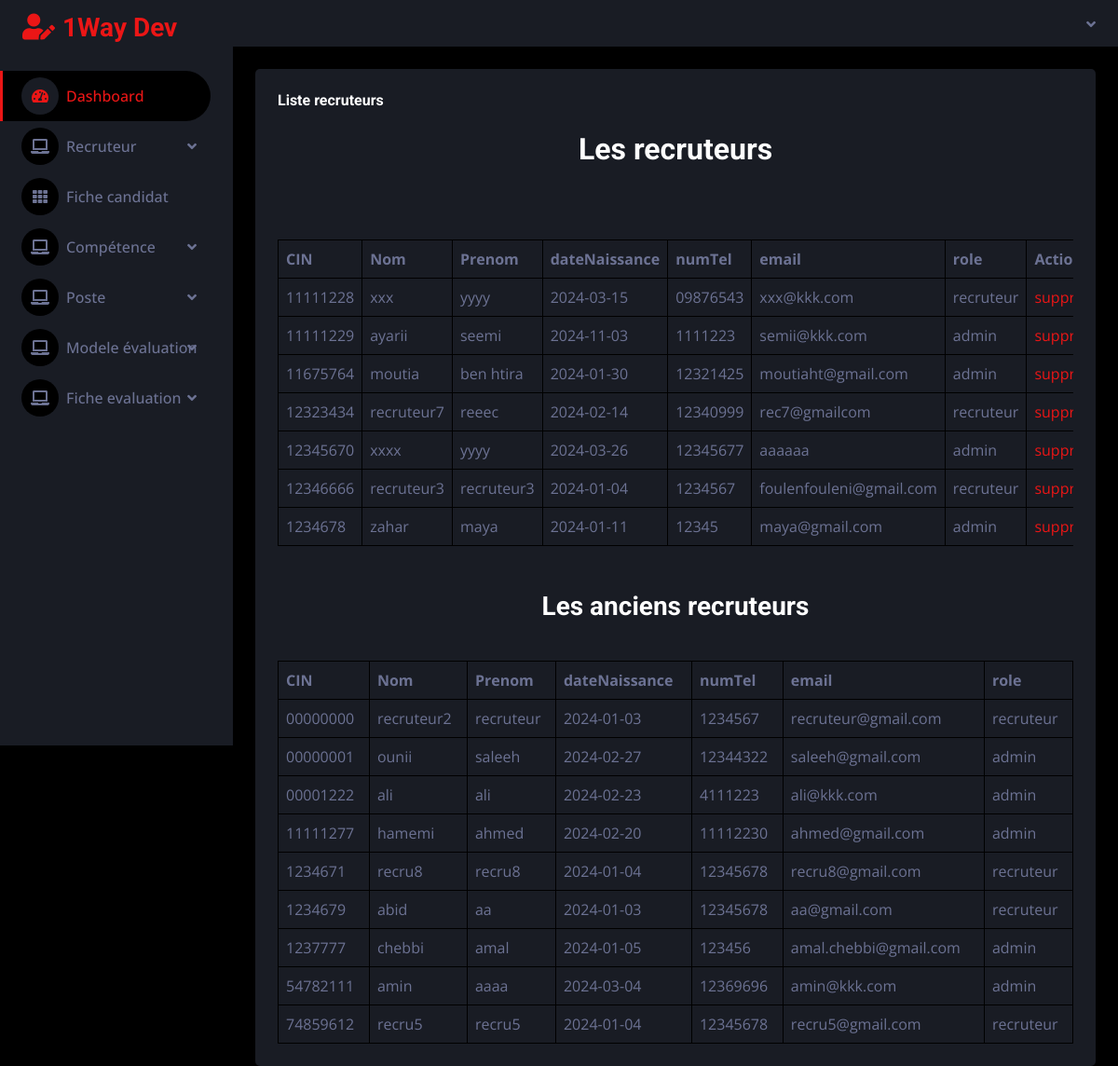
The app's page /recruteur/affichrecruteur.php with its own data.
### tables this page shows
CREATE TABLE `recruteur` (
  `CINrecruteur` varchar(8) NOT NULL,
  `nom` varchar(20) NOT NULL,
  `prenom` varchar(20) NOT NULL,
  `dateNaissance` date NOT NULL,
  `numTel` varchar(8) NOT NULL,
  `email` varchar(30) NOT NULL,
  `login` varchar(30) NOT NULL,
  `mdp` varchar(30) NOT NULL,
  `active` tinyint(1) NOT NULL,
  `role` varchar(9) NOT NULL
);

### recruteur/affichrecruteur.php (the view, shortened to what this page needs)
<?php
        include("db_config.php");
        ?>
<!DOCTYPE html>
<html lang="en">
<head>
    <link href="https://cdnjs.cloudflare.com/ajax/libs/font-awesome/5.10.0/css/all.min.css" rel="stylesheet">
    <link href="https://cdn.jsdelivr.net/npm/bootstrap-icons@1.4.1/font/bootstrap-icons.css" rel="stylesheet">
    <link href="css/bootstrap.min.css" rel="stylesheet">
    <link href="css/style.css" rel="stylesheet">
</head>
<body>
    <div class="container-fluid position-relative d-flex p-0">
        <div class="sidebar pe-4 pb-3">
            <nav class="navbar bg-secondary navbar-dark">
                <a href="../page.php" class="navbar-brand mx-4 mb-3">
                    <h3 class="text-primary"><i class="fa fa-user-edit me-2"></i>1Way Dev</h3>
                </a>
                <div class="navbar-nav w-100">
                    <a href="../page.php" class="nav-item nav-link active"><i class="fa fa-tachometer-alt me-2"></i>Dashboard</a>
                    <div class="nav-item dropdown">
                        <a href="#" class="nav-link dropdown-toggle" data-bs-toggle="dropdown"><i class="fa fa-laptop me-2"></i>Recruteur</a>
                    </div><div class="nav-item dropdown">
                    <a href="../fichecandidat.php" class="nav-item nav-link"><i class="fa fa-th me-2"></i>Fiche candidat</a>
                   <div class="nav-item dropdown">
                        <a href="#" class="nav-link dropdown-toggle" data-bs-toggle="dropdown"><i class="fa fa-laptop me-2"></i>Compétence</a>
                    </div>
                    </div>
                    <div class="nav-item dropdown">
                        <a href="#" class="nav-link dropdown-toggle" data-bs-toggle="dropdown"><i class="fa fa-laptop me-2"></i>Poste</a>
                            <div class="nav-item dropdown">
                        <a href="#" class="nav-link dropdown-toggle" data-bs-toggle="dropdown"><i class="fa fa-laptop me-2"></i>Modele évaluation</a>
                    </div>
                <div class="nav-item dropdown">
                        <a href="#" class="nav-link dropdown-toggle" data-bs-toggle="dropdown"><i class="fa fa-laptop me-2"></i>Fiche evaluation</a>
                    </div> </div>
            </nav>
        </div>
        <div class="content">
            <nav class="navbar navbar-expand bg-secondary navbar-dark sticky-top px-4 py-0">
                <div class="navbar-nav align-items-center ms-auto">
                    <div class="nav-item dropdown">
                        <a href="#" class="nav-link dropdown-toggle" data-bs-toggle="dropdown">
                        </a>
                    </div>
                </div>
            </nav>
            <div class="container-fluid pt-4 px-4">
                <div class="bg-secondary text-center rounded p-4">
                    <div class="d-flex align-items-center justify-content-between mb-4">
                        <h6 class="mb-0">Liste recruteurs</h6>
                    </div>
                    <div class="table-responsive">
                        <?php
        $recruteurs=$cnx->query("SELECT * FROM recruteur WHERE active = true");
        $exRecruteurs=$cnx->query("SELECT * FROM recruteur WHERE active = false");
        echo "<h2>Les recruteurs</h2><br><br><br><main><table> <tr>
        <th>CIN</th>
        <th>Nom</th>
        <th>Prenom</th>
        <th>dateNaissance</th>
        <th>numTel</th>
        <th>email</th>
        <th>role</th>
        <th colspan='2'>Action</th>
        </tr>";
        while ($donnee=$recruteurs->fetch(PDO::FETCH_ASSOC)){
            echo"<tr>";
            echo"<td>".$donnee['CINrecruteur']."</td>";
            echo"<td>".$donnee['nom']."</td>";
            echo"<td>".$donnee['prenom']."</td>";
            echo"<td>".$donnee['dateNaissance']."</td>";
            echo"<td>".$donnee['numTel']."</td>";
            echo"<td>".$donnee['email']."</td>";
            echo"<td>".$donnee['role']."</td><br>";
            echo "<td><a href=supprimerRecru.php?CINrecruteur=" . $donnee['CINrecruteur'] . ">supprimer</a></td>";
            echo"</tr>";
        }
        echo "</table></main>";
        echo "<br><br><table> <h3>Les anciens recruteurs<br><br></h3><tr>
        <th>CIN</th>
        <th>Nom</th>
        <th>Prenom</th>
        <th>dateNaissance</th>
        <th>numTel</th>
        <th>email</th>
        <th>role</th>
        </tr>";
        while ($donnee=$exRecruteurs->fetch(PDO::FETCH_ASSOC)){
            echo"<tr>";
            echo"<td>".$donnee['CINrecruteur']."</td>";
            echo"<td>".$donnee['nom']."</td>";
            echo"<td>".$donnee['prenom']."</td>";
            echo"<td>".$donnee['dateNaissance']."</td>";
            echo"<td>".$donnee['numTel']."</td>";
            echo"<td>".$donnee['email']."</td>";
            echo"<td>".$donnee['role']."</td>";
            echo"</tr>";
        }
        echo "</table>"
    ?>
                    </div>
                </div>
            </div>
        </div>
</body>
</html>

### recruteur/css/style.css (style rules this page uses)
:root { --primary: #EB1616; --secondary: #191C24; --light: #6C7293; --dark: #000000; }
.sidebar { position: fixed; top: 0; left: 0; bottom: 0; width: 250px; height: 100vh; overflow-y: auto; background: var(--secondary); transition: 0.5s; z-index: 999; }
.content { margin-left: 250px; min-height: 100vh; background: var(--dark); transition: 0.5s; }
@media (min-width: 992px) { .sidebar { margin-left: 0; } }
@media (min-width: 992px) { .content { width: calc(100% - 250px); } }
.sidebar .navbar .navbar-nav .nav-link { padding: 7px 20px; color: var(--light); font-weight: 500; border-left: 3px solid var(--secondary); border-radius: 0 30px 30px 0; outline: none; }
.sidebar .navbar .navbar-nav .nav-link:hover, .sidebar .navbar .navbar-nav .nav-link.active { color: var(--primary); background: var(--dark); border-color: var(--primary); }
.sidebar .navbar .navbar-nav .nav-link i { width: 40px; height: 40px; display: inline-flex; align-items: center; justify-content: center; background: var(--dark); border-radius: 40px; }
.sidebar .navbar .navbar-nav .nav-link:hover i, .sidebar .navbar .navbar-nav .nav-link.active i { background: var(--secondary); }
.sidebar .navbar .dropdown-toggle::after { position: absolute; top: 15px; right: 15px; border: none; content: "\f107"; font-family: "Font Awesome 5 Free"; font-weight: 900; transition: .5s; }
.content .navbar .navbar-nav .nav-link { margin-left: 25px; padding: 12px 0; color: var(--light); outline: none; }
.content .navbar .dropdown-toggle::after { margin-left: 6px; vertical-align: middle; border: none; content: "\f107"; font-family: "Font Awesome 5 Free"; font-weight: 900; transition: .5s; }

### recruteur/affichrecruteur.php (style rules this page uses)
table { border-collapse: collapse; width: 100%; }
main { margin-top:-170px; }
th, td { border: 1px solid black; padding: 8px; text-align: left; }

### records on screen
recruteur: CINrecruteur "11111228", nom "xxx", prenom "yyyy", dateNaissance "2024-03-15", numTel "09876543", email "xxx@kkk.com", role "recruteur"
recruteur: CINrecruteur "11111229", nom "ayarii", prenom "seemi", dateNaissance "2024-11-03", numTel "1111223", email "semii@kkk.com", role "admin"
recruteur: CINrecruteur "11675764", nom "moutia", prenom "ben htira", dateNaissance "2024-01-30", numTel "12321425", email "moutiaht@gmail.com", role "admin"
recruteur: CINrecruteur "12323434", nom "recruteur7", prenom "reeec", dateNaissance "2024-02-14", numTel "12340999", email "rec7@gmailcom", role "recruteur"
recruteur: CINrecruteur "12345670", nom "xxxx", prenom "yyyy", dateNaissance "2024-03-26", numTel "12345677", email "aaaaaa", role "admin"
recruteur: CINrecruteur "12346666", nom "recruteur3", prenom "recruteur3", dateNaissance "2024-01-04", numTel "1234567", email "foulenfouleni@gmail.com", role "recruteur"
recruteur: CINrecruteur "1234678", nom "zahar", prenom "maya", dateNaissance "2024-01-11", numTel "12345", email "maya@gmail.com", role "admin"
recruteur: CINrecruteur "00000000", nom "recruteur2", prenom "recruteur", dateNaissance "2024-01-03", numTel "1234567", email "recruteur@gmail.com", role "recruteur"
recruteur: CINrecruteur "00000001", nom "ounii", prenom "saleeh", dateNaissance "2024-02-27", numTel "12344322", email "saleeh@gmail.com", role "admin"
recruteur: CINrecruteur "00001222", nom "ali", prenom "ali", dateNaissance "2024-02-23", numTel "4111223", email "ali@kkk.com", role "admin"
recruteur: CINrecruteur "11111277", nom "hamemi", prenom "ahmed", dateNaissance "2024-02-20", numTel "11112230", email "ahmed@gmail.com", role "admin"
recruteur: CINrecruteur "1234671", nom "recru8", prenom "recru8", dateNaissance "2024-01-04", numTel "12345678", email "recru8@gmail.com", role "recruteur"
recruteur: CINrecruteur "1234679", nom "abid", prenom "aa", dateNaissance "2024-01-03", numTel "12345678", email "aa@gmail.com", role "recruteur"
recruteur: CINrecruteur "1237777", nom "chebbi", prenom "amal", dateNaissance "2024-01-05", numTel "123456", email "amal.chebbi@gmail.com", role "admin"
recruteur: CINrecruteur "54782111", nom "amin", prenom "aaaa", dateNaissance "2024-03-04", numTel "12369696", email "amin@kkk.com", role "admin"
recruteur: CINrecruteur "74859612", nom "recru5", prenom "recru5", dateNaissance "2024-01-04", numTel "12345678", email "recru5@gmail.com", role "recruteur"
